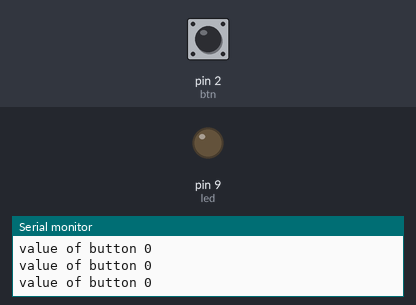
A sketch run on a simulated Arduino Uno, built with avr-gcc and run on an emulated ATmega328P. Parts: output pins drawn as LEDs (lit = HIGH), the last lines printed to the serial monitor. The test bench sets the inputs (shaded band); at power-on: pin 2 (btn) LOW.

Above: at 1.2 s.
1.3 s: pin 2 (btn) pulled HIGH for 0.15 s
At 1.39 s:
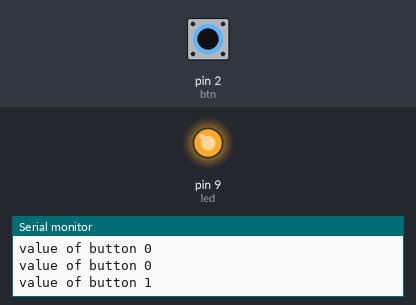
2.9 s: pin 2 (btn) pulled HIGH for 3.2 s
At 7.1 s:
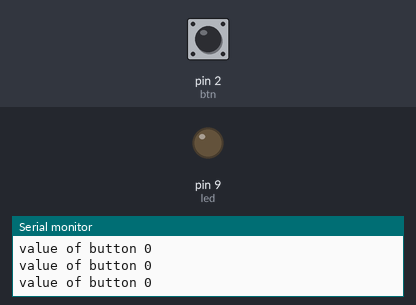
Timing chart, 0 to 8.6 s (numbered marks = the images above; inputs shaded):
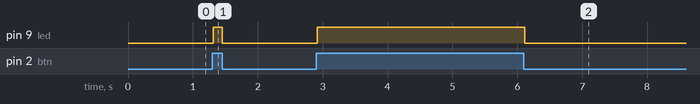

Measured:
- after the input at 1.3 s, pin 9 (led): LOW → HIGH at once, → LOW 0.14 s later
- after the input at 2.9 s, pin 9 (led): LOW → HIGH at once, → LOW 3.2 s later

The sketch:

led_buzzer.ino
```cpp
int led=9;
int btn=2;
int temp;
void setup() {
  pinMode(led,OUTPUT);
  pinMode(btn,INPUT);
  Serial.begin(9600);
}

void loop(){
  temp=digitalRead(btn);
  if(temp==1)
  digitalWrite(led,HIGH);
  else
  digitalWrite(led,LOW);
  Serial.print("value of button ");
  Serial.println(temp);


}
```
